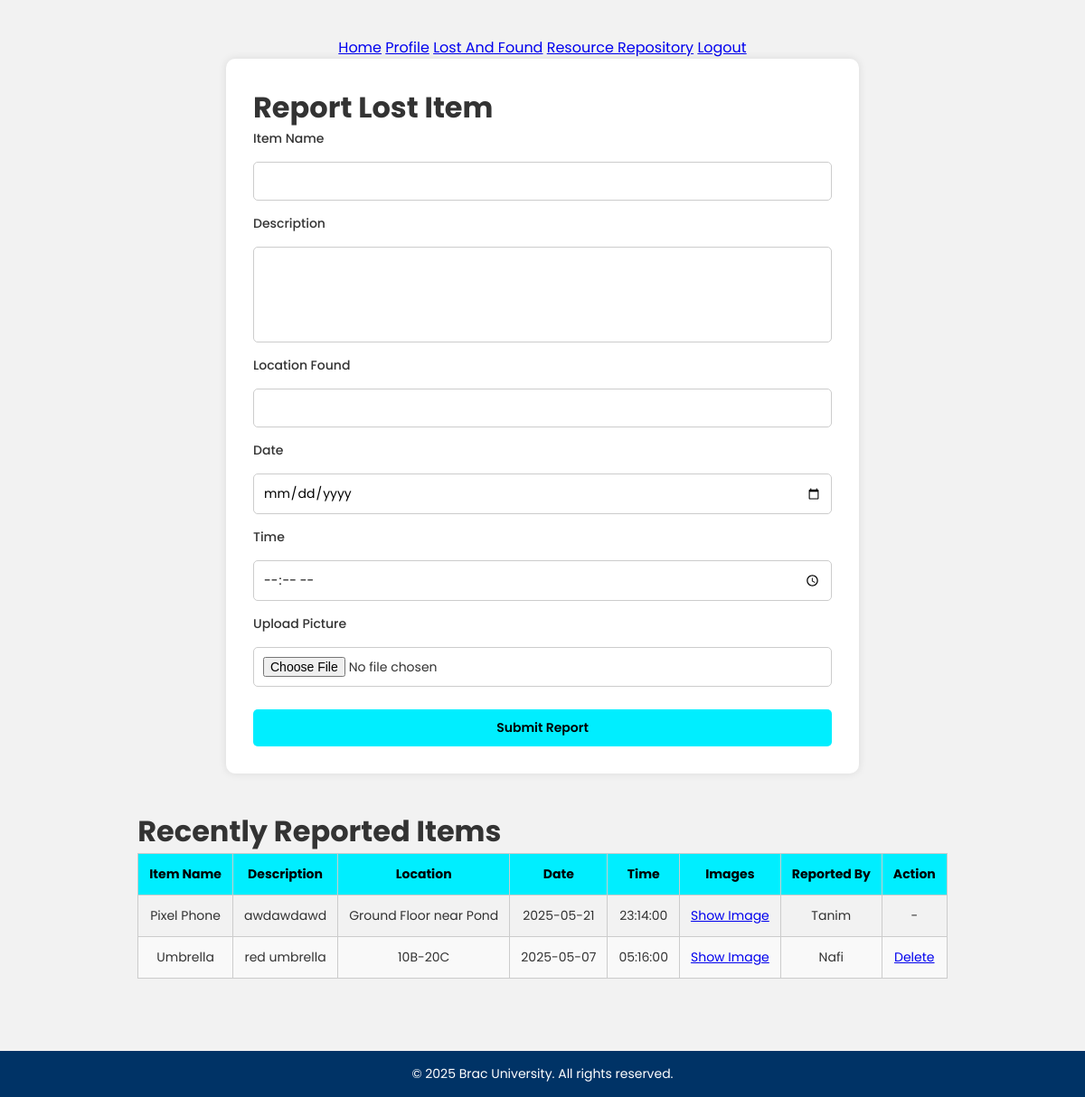
Before: /lost_and_found/lost_and_foundpage.php (signed in) with the older database file.
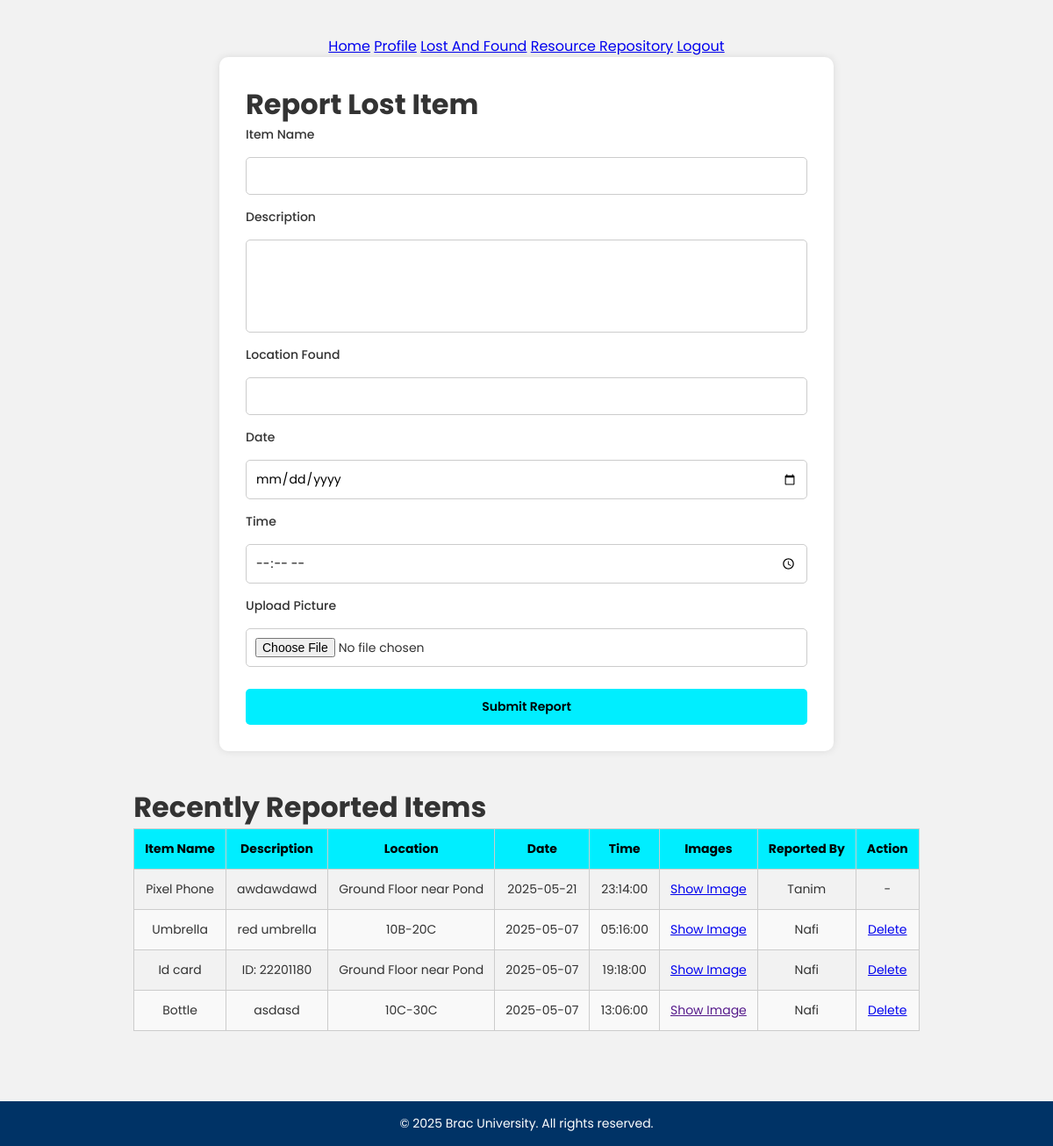
After: the same page with the newer database file.
### tables this page shows
CREATE TABLE `lost_and_found` (
  `item_id` int(11) NOT NULL AUTO_INCREMENT,
  `date` date NOT NULL,
  `time` time NOT NULL,
  `item_name` text NOT NULL,
  `description` text NOT NULL,
  `location` text NOT NULL,
  `image_path` varchar(255) DEFAULT NULL,
  `user_id` int(11) NOT NULL,
  PRIMARY KEY (`item_id`),
  KEY `LAF` (`user_id`),
  CONSTRAINT `LAF` FOREIGN KEY (`user_id`) REFERENCES `user` (`user_id`) ON DELETE CASCADE ON UPDATE CASCADE
);

CREATE TABLE `user` (
  `user_id` int(11) NOT NULL AUTO_INCREMENT,
  `username` varchar(50) NOT NULL,
  `email` varchar(100) NOT NULL,
  `password` varchar(255) NOT NULL,
  `status` varchar(50) NOT NULL DEFAULT 'Offline',
  `id_no` int(11) DEFAULT NULL,
  PRIMARY KEY (`user_id`),
  UNIQUE KEY `email` (`email`),
  UNIQUE KEY `id_no` (`id_no`)
);

### lost_and_found/lost_and_foundpage.php (the view, shortened to what this page needs)
<?php
require_once '../connect.php';
?>
<!DOCTYPE html>
<html lang="en">
<head>
    <link rel="stylesheet" href="style.css">
</head>
<body>
    <main>
        <nav>
            <a href="../index.php">Home</a>
            <a href="../Profile_dashboard/profile.php">Profile</a>
            <a href="lost_and_foundpage.php" class="active">Lost And Found</a>
            <a href="../Resource_Repository/resourcepage.php">Resource Repository</a>
            <a href="../logout.php">Logout</a>
        </nav>
        <div class="container report-section">
            <h1>Report Lost Item</h1>
            <div class="section card">
                <form action="upload.php" method="post" enctype="multipart/form-data" class="report-form">
                    <label for="item_name">Item Name</label>
                    <input type="text" id="item_name" name="item_name" required>
                    <label for="description">Description</label>
                    <textarea id="description" rows="4" name="description" required></textarea>
                    <label for="location_found">Location Found</label>
                    <input type="text" id="location_found" name="location_found" required>
                    <label for="date">Date</label>
                    <input type="date" id="date" name="date" required>
                    <label for="time">Time</label>
                    <input type="time" id="time" name="time" required>
                    <label for="item_image">Upload Picture</label>
                    <input type="file" id="item_image" name="item_image" accept="image/*">
                    <button type="submit" class="btn">Submit Report</button>
                </form>
            </div>
        </div>
        <div class="container items-section">
            <h1>Recently Reported Items</h1>
            <div class="section card">
                <table class="routine-table">
                    <thead>
                        <tr>
                            <th>Item Name</th>
                            <th>Description</th>
                            <th>Location</th>
                            <th>Date</th>
                            <th>Time</th>
                            <th>Images</th>
                            <th>Reported By</th>
                            <th>Action</th>
                        </tr>
                    </thead>
                    <tbody>
                        <?php
                        $sql = "SELECT lost_and_found.*, user.username
                                FROM lost_and_found
                                JOIN user ON lost_and_found.user_id = user.user_id
                                ORDER BY lost_and_found.date DESC";
                        $result = mysqli_query($conn, $sql);
                        if (mysqli_num_rows($result) > 0) {
                            while ($row = $result->fetch_assoc()) {
                                echo "<tr>
                                    <td>" . ($row['item_name']) . "</td>
                                    <td>" . ($row['description']) . "</td>
                                    <td>" . ($row['location']) . "</td>
                                    <td>" . ($row['date']) . "</td>
                                    <td>" . ($row['time']) . "</td>
                                    <td><a href='" . ($row['image_path']) . "' target='_blank'>Show Image</a></td>
                                    <td>" . ($row['username']) . "</td>";
                                if (isset($_SESSION['user_id']) && $_SESSION['user_id'] == $row['user_id']) {
                                    echo "<td><a href='delete.php?id=" . ($row['item_id']) . "' onclick=\"return confirm('Delete this report?');\">Delete</a></td>";
                                } else {
                                    echo "<td>-</td>";
                                }
                                echo "</tr>";
                            }
                        } else {
                            echo "<tr><td colspan='8'>No items reported yet.</td></tr>";
                        }
                        ?>
                    </tbody>
                </table>
            </div>
        </div>
    </main>
    <footer class="site-footer">
        © 2025 Brac University. All rights reserved.
    </footer>
</body>
</html>

Changed rows visible on the page:
added lost_and_found: item_name "Id card", description "ID: 22201180", location "Ground Floor near Pond", date "2025-05-07", time "19:18:00", user.username "Nafi"
added lost_and_found: item_name "Bottle", description "asdasd", location "10C-30C", date "2025-05-07", time "13:06:00", user.username "Nafi"
